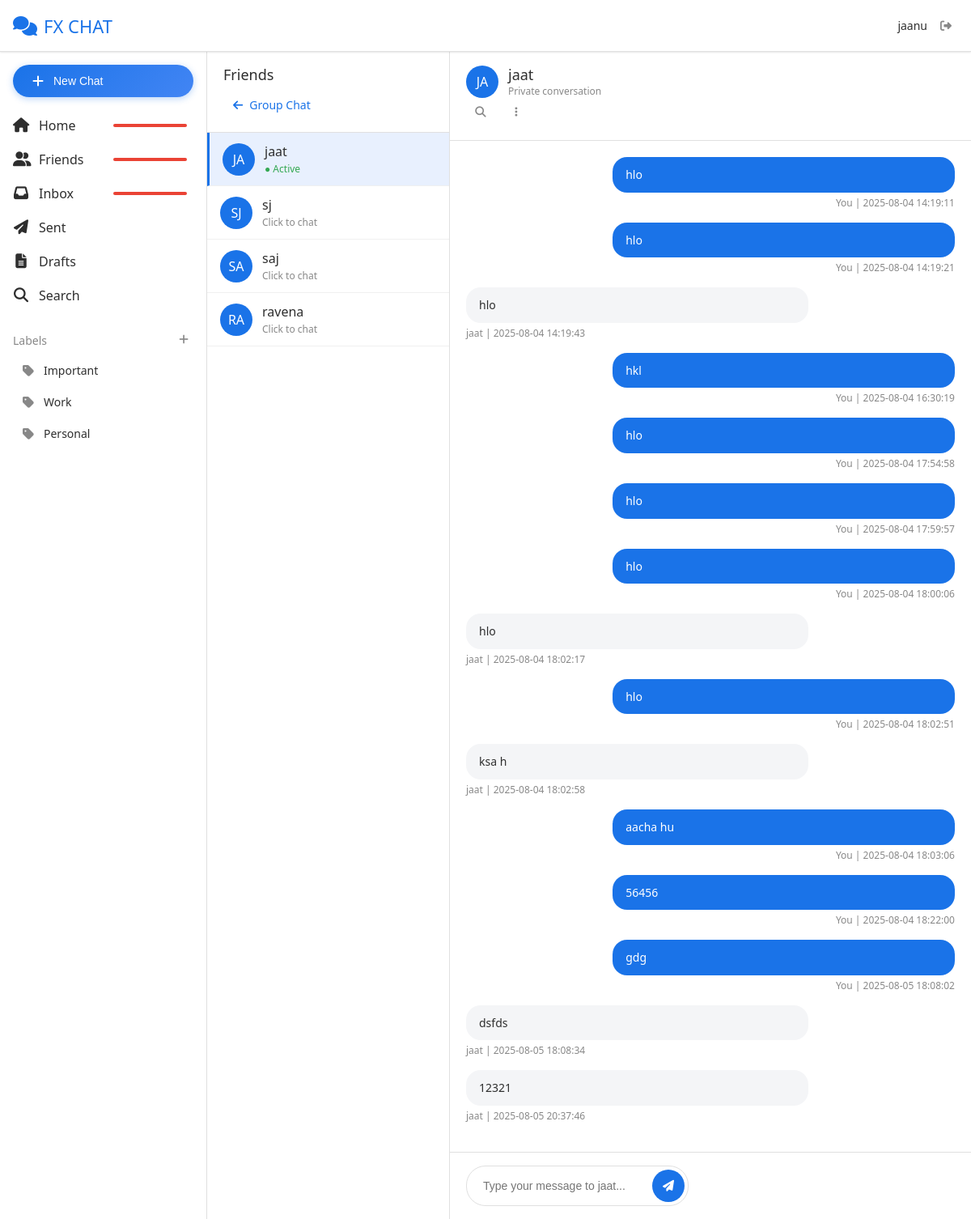
The app's page /private_chat/jaat (signed in) with its own data.
### tables this page shows
CREATE TABLE private_messages (
        id INTEGER PRIMARY KEY AUTOINCREMENT,
        from_user TEXT NOT NULL,
        to_user TEXT NOT NULL,
        message TEXT NOT NULL,
        timestamp DATETIME DEFAULT CURRENT_TIMESTAMP
    );

### app.py (the view)
@app.route('/private_chat/<friend_username>')
@login_required
def private_chat(friend_username):
    try:
        db = get_db()
        friendship = db.execute(
            "SELECT id FROM friendships WHERE (user=? AND friend=?) OR (user=? AND friend=?)",
            (current_user.id, friend_username, friend_username, current_user.id)
        ).fetchone()
        if not friendship:
            flash("You can only chat with friends.")
            return redirect(url_for("friends"))
        messages = db.execute("""
            SELECT from_user, to_user, message, timestamp
            FROM private_messages
            WHERE (from_user = ? AND to_user = ?) OR (from_user = ? AND to_user = ?)
            ORDER BY id DESC LIMIT 100
        """, (current_user.id, friend_username, friend_username, current_user.id)).fetchall()
        messages = list(reversed(messages))  # Show oldest first
        friends = db.execute("""
            SELECT DISTINCT
                CASE
                    WHEN user = ? THEN friend
                    ELSE user
                END as friend_name
            FROM friendships
            WHERE user = ? OR friend = ?
        """, (current_user.id, current_user.id, current_user.id)).fetchall()
        return render_template("private_chat.html",
                             username=current_user.id,
                             friend=friend_username,
                             messages=messages,
                             friends=[f["friend_name"] for f in friends])
    except sqlite3.Error as e:
        logging.error(f"Private chat page database error: {e}")
        flash("Error loading chat. Please try again.")
        return redirect(url_for("friends"))

### app.py (called while the page is built)
def get_db():
    if "db" not in g:
        try:
            g.db = sqlite3.connect(DATABASE)
            g.db.row_factory = sqlite3.Row
        except sqlite3.Error as e:
            logging.error(f"Database connection error: {e}")
            raise
    return g.db

@login_manager.user_loader
def load_user(user_id):
    try:
        db = get_db()
        user = db.execute("SELECT username FROM users WHERE username = ?", (user_id,)).fetchone()
        return User(user_id) if user else None
    except sqlite3.Error as e:
        logging.error(f"Error loading user {user_id}: {e}")
        return None

### templates/private_chat.html (shortened to what this page needs)
{% extends "base.html" %}
{% block content %}
<div class="chat-container">
    <div class="chat-sidebar mobile-hidden">
        <div class="chat-header">
            <h2>Friends</h2>
            <a href="{{ url_for('chat') }}" class="back-link">
                <i class="fa-solid fa-arrow-left"></i>
                Group Chat
            </a>
        </div>
        <div class="friends-list">
            {% for friend_name in friends %}
            <div class="friend-item {% if friend_name == friend %}active{% endif %}"
                 onclick="window.location.href='{{ url_for('private_chat', friend_username=friend_name) }}'">
                <div class="friend-avatar">
                    {{ friend_name[:2].upper() }}
                </div>
                <div class="friend-info">
                    <div class="friend-name">{{ friend_name }}</div>
                    <div class="friend-status-text">
                        {% if friend_name == friend %}
                            <span class="active-indicator">● Active</span>
                        {% else %}
                            Click to chat
                        {% endif %}
                    </div>
                </div>
            </div>
            {% else %}
            <div style="padding: 20px; text-align: center; color: var(--text-muted);">
                <i class="fa-solid fa-user-group" style="font-size: 48px; margin-bottom: 16px; opacity: 0.5;"></i>
                <p>No friends yet.</p>
                <p style="font-size: 12px; margin-top: 8px;">Use the search to find and add friends</p>
            </div>
            {% endfor %}
        </div>
    </div>
    <div class="chat-main">
        <div class="chat-header">
            <div class="chat-header-info">
                <div class="chat-avatar">
                    {{ friend[:2].upper() }}
                </div>
                <div class="chat-details">
                    <h2>{{ friend }}</h2>
                    <p class="chat-status">Private conversation</p>
                </div>
            </div>
            <div class="chat-actions">
                <button class="action-btn" title="Search messages">
                    <i class="fa-solid fa-search"></i>
                </button>
                <button class="action-btn" title="More options">
                    <i class="fa-solid fa-ellipsis-v"></i>
                </button>
            </div>
        </div>
        <div class="chat-messages" id="messages">
            {% for msg in messages %}
                {% if msg["from_user"] == username %}
                <div class="message you">
                    <div class="message-content">{{ msg["message"] }}</div>
                    <div class="message-meta">You | {{ msg["timestamp"] }}</div>
                </div>
                {% else %}
                <div class="message them">
                    <div class="message-content">{{ msg["message"] }}</div>
                    <div class="message-meta">{{ msg["from_user"] }} | {{ msg["timestamp"] }}</div>
                </div>
                {% endif %}
            {% endfor %}
        </div>
        <div class="chat-input">
            <form class="chat-input-form" id="message-form" autocomplete="off" onsubmit="return false;">
                <div class="input-wrapper">
                    <input type="text" id="message-text" placeholder="Type your message to {{ friend }}..." required>
                    <button type="submit" id="send-btn">
                        <i class="fa-solid fa-paper-plane"></i>
                    </button>
                </div>
            </form>
        </div>
    </div>
</div>
{% endblock %}

### static/styles.css (style rules this page uses)
:root { --bg-light: #ffffff; --bg-gray: #f4f5f7; --bg-purple: #735CDD; --bg-purple-light: #EEE9FD; --text-dark: #2e2e2e; --text-muted: #888; --bubble-user: #735CDD; --bubble-friend: #f1f0f0; --gmail-blue: #1a73e8; --gmail-red: #ea4335; --gmail-yellow: #fbbc04; --gmail-green: #34a853; --sidebar-width: 256px; --header-height: 64px; --mobile-sidebar-width: 280px; }
* { margin: 0; padding: 0; box-sizing: border-box; }
body { font-family: 'Google Sans', 'Segoe UI', Tahoma, Geneva, Verdana, sans-serif; background-color: var(--bg-light); color: var(--text-dark); overflow-x: hidden; -webkit-font-smoothing: antialiased; -moz-osx-font-smoothing: grayscale; }
.chat-container { display: flex; height: calc(100vh - var(--header-height)); }
.chat-sidebar { width: 300px; border-right: 1px solid #e0e0e0; background-color: var(--bg-light); display: flex; flex-direction: column; }
.chat-main { flex: 1; display: flex; flex-direction: column; background-color: var(--bg-light); }
.chat-header { padding: 16px 20px; border-bottom: 1px solid #e0e0e0; background-color: var(--bg-light); }
.chat-header h2 { font-size: 18px; font-weight: 500; color: var(--text-dark); }
.chat-messages { flex: 1; overflow-y: auto; padding: 20px; }
.message { margin-bottom: 16px; max-width: 70%; }
.message.you { margin-left: auto; }
.message.them { margin-right: auto; }
.message-content { padding: 12px 16px; border-radius: 18px; font-size: 14px; line-height: 1.4; }
.message.you .message-content { background-color: var(--gmail-blue); color: white; }
.message.them .message-content { background-color: var(--bg-gray); color: var(--text-dark); }
.message-meta { font-size: 12px; color: var(--text-muted); margin-top: 4px; text-align: right; }
.message.you .message-meta { text-align: right; }
.message.them .message-meta { text-align: left; }
.chat-input { padding: 16px 20px; border-top: 1px solid #e0e0e0; background-color: var(--bg-light); }
.chat-input-form { display: flex; gap: 12px; align-items: center; }
.chat-input input { flex: 1; padding: 12px 16px; border: 1px solid #e0e0e0; border-radius: 24px; font-size: 14px; outline: none; transition: border-color 0.2s; }
.chat-input button { padding: 12px 20px; background-color: var(--gmail-blue); color: white; border: none; border-radius: 24px; font-size: 14px; font-weight: 500; cursor: pointer; transition: background-color 0.2s; }
.friends-list { flex: 1; overflow-y: auto; }
.friend-item { display: flex; align-items: center; gap: 12px; padding: 12px 16px; cursor: pointer; transition: background-color 0.2s; border-bottom: 1px solid #f0f0f0; }
.friend-avatar { width: 40px; height: 40px; border-radius: 50%; background-color: var(--gmail-blue); color: white; display: flex; align-items: center; justify-content: center; font-weight: 500; font-size: 16px; }
.friend-info { flex: 1; }
.friend-name { font-weight: 500; color: var(--text-dark); margin-bottom: 2px; }
.friend-status-text { font-size: 12px; color: var(--text-muted); }
@media (min-width: 769px) { .chat-container { flex-direction: row; } }
@media (min-width: 769px) { .chat-sidebar { width: 300px; height: 100%; border-right: 1px solid #e0e0e0; border-bottom: none; } }
@media (min-width: 769px) { .chat-main { flex: 1; min-height: auto; } }

### records on screen
private_messages: message "hlo", timestamp "2025-08-04 14:19:11"
private_messages: message "hlo", timestamp "2025-08-04 14:19:21"
private_messages: message "hlo", from_user "jaat", timestamp "2025-08-04 14:19:43"
private_messages: message "hkl", timestamp "2025-08-04 16:30:19"
private_messages: message "hlo", timestamp "2025-08-04 17:54:58"
private_messages: message "hlo", timestamp "2025-08-04 17:59:57"
private_messages: message "hlo", timestamp "2025-08-04 18:00:06"
private_messages: message "hlo", from_user "jaat", timestamp "2025-08-04 18:02:17"
private_messages: message "hlo", timestamp "2025-08-04 18:02:51"
private_messages: message "ksa h", from_user "jaat", timestamp "2025-08-04 18:02:58"
private_messages: message "aacha hu", timestamp "2025-08-04 18:03:06"
private_messages: message "56456", timestamp "2025-08-04 18:22:00"
private_messages: message "gdg", timestamp "2025-08-05 18:08:02"
private_messages: message "dsfds", from_user "jaat", timestamp "2025-08-05 18:08:34"
private_messages: message "12321", from_user "jaat", timestamp "2025-08-05 20:37:46"

### other values on screen
{{ current_user.id if current_user.is_authenticated else 'Guest' }} "jaanu"
{{ friend_name[:2].upper() }} "JA" "SJ" "SA" "RA"
{{ friend_name }} "jaat" "sj" "saj" "ravena"
{{ friend[:2].upper() }} "JA"
{{ friend }} "jaat"
